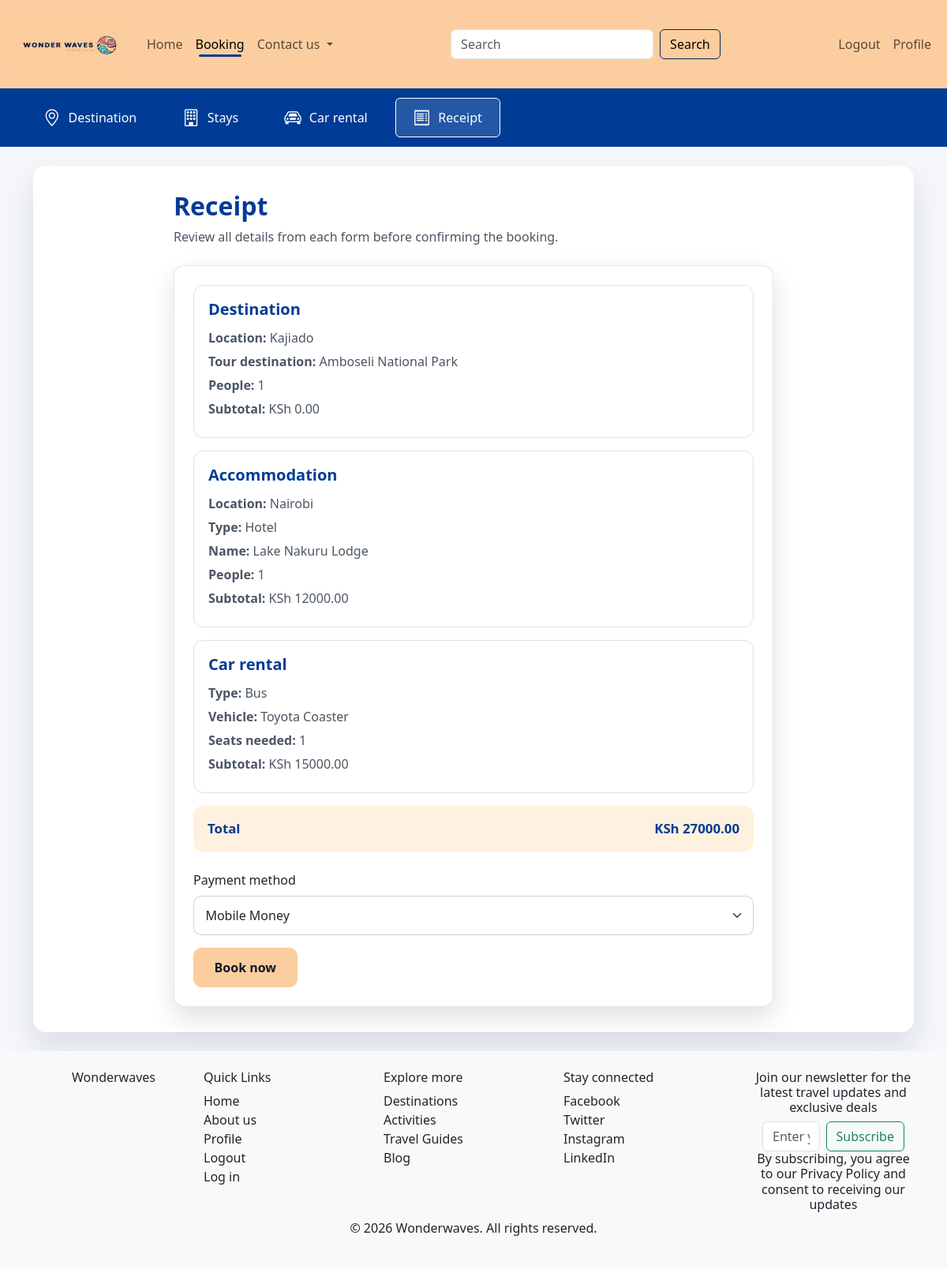
The app's page /bookings/bookings/?step=receipts (signed in) with its own data.
### Bookings/models.py (models this page shows, shortened)
class Destination(models.Model):
    DESTINATION_CATEGORIES = [
        ('coastal', 'Coastal'),
        ('safari', 'Safari'),
        ('historical', 'Historical Tour'),
        ('backpacking', 'Backpacking'),
    ]
    user = models.ForeignKey(User, on_delete=models.CASCADE)
    name = models.CharField(max_length=200)
    location = models.ForeignKey(Location, on_delete=models.CASCADE)
    category = models.CharField(max_length=20, choices=DESTINATION_CATEGORIES, default='coastal')
    description = models.TextField(blank=True)
    estimated_price = models.DecimalField(max_digits=10, decimal_places=2, default=0)
    image_url = models.URLField(blank=True)

class Location(models.Model):
    name = models.CharField(max_length=100)
    def __str__(self):
        return self.name

class Accommodation(models.Model):
    ACCOMMODATION_TYPES = [
        ('hotel', 'Hotel'),
        ('airbnb', 'Airbnb'),
    ]
    user = models.ForeignKey(User, on_delete=models.CASCADE)
    name = models.CharField(max_length=200)
    location = models.ForeignKey(Location, on_delete=models.CASCADE)
    type = models.CharField(max_length=10, choices=ACCOMMODATION_TYPES)
    price_per_night = models.DecimalField(max_digits=10, decimal_places=2)

class Vehicle(models.Model):
    VEHICLE_TYPES = [
        ('van', 'Van'),
        ('bus', 'Bus'),
        ('suv', 'SUV'),
    ]
    user = models.ForeignKey(User, on_delete=models.CASCADE)
    name = models.CharField(max_length=100)
    location = models.ForeignKey(Location, on_delete=models.CASCADE, null=True, blank=True)
    vehicle_type = models.CharField(max_length=20, choices=VEHICLE_TYPES)
    capacity = models.IntegerField()
    price_per_day = models.DecimalField(max_digits=10, decimal_places=2)

### Bookings/views.py (the view, shortened to what this page needs)
# urls.py: path('bookings/', views.bookings, name='nav-bookings'),
@login_required
def bookings(request):
    active_step = request.GET.get('step', 'destination')
    if active_step not in ['destination', 'accommodation', 'vehicles', 'receipts']:
        active_step = 'destination'
    d_form = DestinationForm()
    a_form = AccommodationForm()
    v_form = VehicleForm()
    destination = None
    accommodation = None
    vehicle = None
    destination_total = 0
    accommodation_total = 0
    vehicle_total = 0
    dest_id = request.session.get('destination_id')
    acc_id = request.session.get('accommodation_id')
    veh_id = request.session.get('vehicle_id')
    destination_people = request.session.get('destination_people', 1)
    accommodation_people = request.session.get('accommodation_people', 1)
    vehicle_seats = request.session.get('vehicle_seats', 1)
    if dest_id:
        destination = Destination.objects.filter(id=dest_id).select_related('location').first()
        if destination:
            destination_total = destination.estimated_price * destination_people
    if acc_id:
        accommodation = Accommodation.objects.filter(id=acc_id).select_related('location').first()
        if accommodation:
            accommodation_total = accommodation.price_per_night * accommodation_people
    if veh_id:
        vehicle = Vehicle.objects.filter(id=veh_id).select_related('location').first()
        if vehicle:
            vehicle_total = vehicle.price_per_day
    receipt_total = destination_total + accommodation_total + vehicle_total
    booking_options = {
        'destinations': [
            {
                'id': destination.id,
                'name': destination.name,
                'location_id': destination.location_id,
                'price': str(destination.estimated_price),
            }
            for destination in Destination.objects.select_related('location').order_by('name')
        ],
        'accommodations': [
            {
                'id': accommodation.id,
                'name': accommodation.name,
                'location_id': accommodation.location_id,
                'type': accommodation.type,
                'price': str(accommodation.price_per_night),
            }
            for accommodation in Accommodation.objects.select_related('location').order_by('name')
        ],
        'vehicles': [
            {
                'id': vehicle.id,
                'name': vehicle.name,
                'location_id': vehicle.location_id,
                'type': vehicle.vehicle_type,
                'capacity': vehicle.capacity,
                'price': str(vehicle.price_per_day),
            }
            for vehicle in Vehicle.objects.select_related('location').order_by('name')
        ],
    }
    return render(request, 'Bookings/bookings.html', {
        'd_form': d_form,
        'a_form': a_form,
        'v_form': v_form,
        'active_step': active_step,
        'selected_destination': destination,
        'selected_accommodation': accommodation,
        'selected_vehicle': vehicle,
        'destination_people': destination_people,
        'accommodation_people': accommodation_people,
        'vehicle_seats': vehicle_seats,
        'destination_total': destination_total,
        'accommodation_total': accommodation_total,
        'vehicle_total': vehicle_total,
        'receipt_total': receipt_total,
        'booking_options': booking_options,
    })

### Bookings/forms.py (shortened to what this page needs)
class DestinationForm(forms.Form):
    location = forms.ModelChoiceField(
        queryset=Location.objects.none(),
        empty_label="Choose a location in Kenya",
        label="Location",
        widget=forms.Select(attrs={"class": "form-select"}),
    )
    destination = forms.ModelChoiceField(
        queryset=Destination.objects.none(),
        empty_label="Choose a tour destination",
        label="Tour destination",
        widget=forms.Select(attrs={"class": "form-select"}),
    )
    people = forms.IntegerField(
        min_value=1,
        label="People",
        widget=forms.NumberInput(attrs={"class": "form-control", "placeholder": "Number of people visiting"}),
    )
    def __init__(self, *args, **kwargs):
        super().__init__(*args, **kwargs)
        self.fields['location'].queryset = Location.objects.order_by('name')
        destinations = Destination.objects.select_related('location').order_by('name')
        location_id = self.data.get('location') if self.is_bound else None
        if location_id:
            destinations = destinations.filter(location_id=location_id)
        self.fields['destination'].queryset = destinations

### Bookings/templates/Bookings/bookings.html (shortened to what this page needs)
{% extends 'planner/base.html' %}
{% load crispy_forms_tags %}
{% block page_content %}
<section class="booking-dashboard">
  <div class="booking-tabs">
    <ul class="nav nav-pills" id="bookingTabs" role="tablist">
      <li class="nav-item" role="presentation">
        <a class="nav-link booking-tab {% if active_step == 'destination' %}active{% endif %}" href="{% url 'nav-bookings' %}?step=destination">
          <i class="bi bi-geo-alt"></i>
          <span>Destination</span>
        </a>
      </li>
      <li class="nav-item" role="presentation">
        <a class="nav-link booking-tab {% if active_step == 'accommodation' %}active{% endif %}" href="{% url 'nav-bookings' %}?step=accommodation">
          <i class="bi bi-building"></i>
          <span>Stays</span>
        </a>
      </li>
      <li class="nav-item" role="presentation">
        <a class="nav-link booking-tab {% if active_step == 'vehicles' %}active{% endif %}" href="{% url 'nav-bookings' %}?step=vehicles">
          <i class="bi bi-car-front"></i>
          <span>Car rental</span>
        </a>
      </li>
      <li class="nav-item" role="presentation">
        <a class="nav-link booking-tab {% if active_step == 'receipts' %}active{% endif %}" href="{% url 'nav-bookings' %}?step=receipts">
          <i class="bi bi-receipt"></i>
          <span>Receipt</span>
        </a>
      </li>
    </ul>
  </div>
  <div class="container py-4">
    <div class="booking-panel">
      {% if active_step == 'receipts' %}
        <div class="booking-step">
          <h2>Receipt</h2>
          <p class="booking-step-copy">Review all details from each form before confirming the booking.</p>
          <div class="booking-form-card mt-4">
            <div class="booking-receipt-box">
              <h5>Destination</h5>
              {% if selected_destination %}
                <p><strong>Location:</strong> {{ selected_destination.location }}</p>
                <p><strong>Tour destination:</strong> {{ selected_destination.name }}</p>
                <p><strong>People:</strong> {{ destination_people }}</p>
                <p><strong>Subtotal:</strong> KSh {{ destination_total }}</p>
              {% else %}
                <p>No destination selected yet.</p>
              {% endif %}
            </div>
            <div class="booking-receipt-box">
              <h5>Accommodation</h5>
              {% if selected_accommodation %}
                <p><strong>Location:</strong> {{ selected_accommodation.location }}</p>
                <p><strong>Type:</strong> {{ selected_accommodation.get_type_display }}</p>
                <p><strong>Name:</strong> {{ selected_accommodation.name }}</p>
                <p><strong>People:</strong> {{ accommodation_people }}</p>
                <p><strong>Subtotal:</strong> KSh {{ accommodation_total }}</p>
              {% else %}
                <p>No accommodation selected yet.</p>
              {% endif %}
            </div>
            <div class="booking-receipt-box">
              <h5>Car rental</h5>
              {% if selected_vehicle %}
                <p><strong>Type:</strong> {{ selected_vehicle.get_vehicle_type_display }}</p>
                <p><strong>Vehicle:</strong> {{ selected_vehicle.name }}</p>
                <p><strong>Seats needed:</strong> {{ vehicle_seats }}</p>
                <p><strong>Subtotal:</strong> KSh {{ vehicle_total }}</p>
              {% else %}
                <p>No vehicle selected yet.</p>
              {% endif %}
            </div>
            <div class="booking-total-row">
              <span>Total</span>
              <strong>KSh {{ receipt_total }}</strong>
            </div>
            <form method="POST" class="mt-4">
              <div class="mb-3">
                <label class="form-label" for="payment_method">Payment method</label>
                <select class="form-select" id="payment_method" name="payment_method">
                  <option value="mobile_money">Mobile Money</option>
                </select>
              </div>
              <button type="submit" name="confirm_booking" class="btn booking-confirm-btn">
                Book now
              </button>
            </form>
          </div>
        </div>
      {% endif %}
    </div>
  </div>
</section>
{% endblock %}

### planner/static/planner/css/main.css (style rules this page uses)
:root { --wonder-blue: #003b95; --wonder-blue-dark: #01255b; --beach-peach: #FCCE9F; --beach-peach-soft: #fff1df; --ink: #111827; --muted: #4b5563; }
html, body { margin: 0; padding: 0; }
body { min-height: 100vh; }
.wonder-card, .booking-form-card, .receipt-card, .destination-card, .info-card, .newsletter-panel, .update-card { border: 0; border-radius: 16px; box-shadow: 0 14px 32px rgba(31, 41, 55, 0.14); }
.booking-dashboard { background: #f5f7fb; min-height: 70vh; }
.booking-tabs { background: #003b95; padding: 12px 32px; }
.booking-tabs .nav { gap: 12px; flex-wrap: wrap; }
.booking-tab { align-items: center; border: 1px solid transparent; border-radius: 999px; color: #fff; display: flex; gap: 10px; padding: 12px 22px; }
.booking-tab i { font-size: 1.35rem; line-height: 1; }
.booking-tabs .nav-pills .nav-link.active, .booking-tabs .nav-pills .show > .nav-link { background: rgba(255, 255, 255, 0.14); border-color: #fff; color: #fff; }
.booking-panel { background: #fff; border-radius: 16px; box-shadow: 0 18px 40px rgba(15, 23, 42, 0.12); padding: 32px; }
.booking-step { margin: 0 auto; max-width: 760px; }
.booking-step h2 { color: var(--wonder-blue); font-weight: 800; margin-bottom: 8px; }
.booking-step-copy { color: var(--muted); margin-bottom: 0; }
.booking-form-card { background: #fff; border: 1px solid rgba(0, 59, 149, 0.12); border-radius: 14px; padding: 24px; }
.booking-form-card .form-control, .booking-form-card .form-select { border-color: rgba(0, 59, 149, 0.22); border-radius: 10px; padding: 0.75rem 0.9rem; }
.booking-next-btn, .booking-confirm-btn { background: var(--beach-peach); border-color: var(--beach-peach); border-radius: 10px; color: var(--ink); font-weight: 800; padding: 0.75rem 1.6rem; }
.booking-receipt-box { border: 1px solid rgba(0, 59, 149, 0.14); border-radius: 12px; margin-bottom: 16px; padding: 18px; }
.booking-receipt-box h5 { color: var(--wonder-blue); font-weight: 800; margin-bottom: 12px; }
.booking-receipt-box p { color: var(--muted); margin-bottom: 6px; }
.booking-total-row { align-items: center; background: var(--beach-peach-soft); border-radius: 12px; color: var(--wonder-blue); display: flex; font-size: 1.05rem; font-weight: 800; justify-content: space-between; padding: 16px 18px; }

### records on screen
Destination: location "Kajiado", name "Amboseli National Park"
Accommodation: location "Nairobi", type "Hotel", name "Lake Nakuru Lodge"
Vehicle: vehicle_type "Bus", name "Toyota Coaster", price_per_day "15000.00"

### other values on screen
{{ destination_people }} "1"
{{ destination_total }} "0.00"
{{ accommodation_people }} "1"
{{ accommodation_total }} "12000.00"
{{ vehicle_seats }} "1"
{{ receipt_total }} "27000.00"
